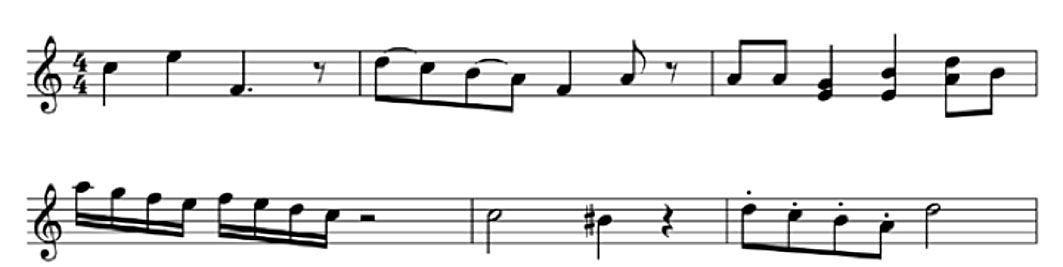
%> input picture Le_1_Example.jpg, 1063 x 267 px
$ octave --eval "result = tnm034hej('Le_1_Example.jpg');"   (GNU Octave 9; MATLAB toolbox functions it lacks are replaced by stand-ins)
%> lines starting %> are read from the running program, lines starting %| are printed output that depends on the picture
function strout = tnm034hej(im)
%> called with im = 'Le_1_Example.jpg'
im = imread(im);
%> im is the input picture: size 267x1063x3 uint8; min 0, max 255, mean 232.3
figure(1)
imshow(im)
% Im: Input image of captured sheet music. Im should be in
% double format, normalized to the interval [0,1]

% strout: The resulting character string of the detected
% notes. The string must follow a pre-defined format.
imr = imrotate(im, 33);
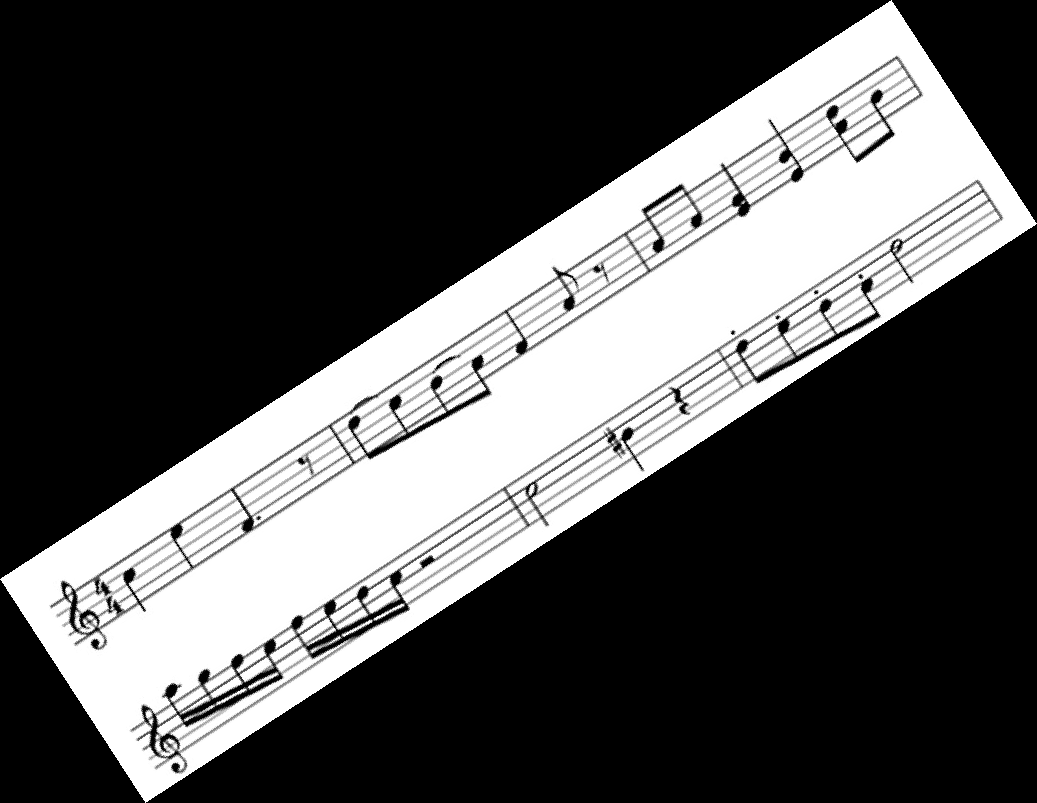
%> imr: size 803x1037x3 uint8; min 0, max 255, mean 79.2
imgray = rgb2gray(imr);

BW = edge(imgray, 'canny');
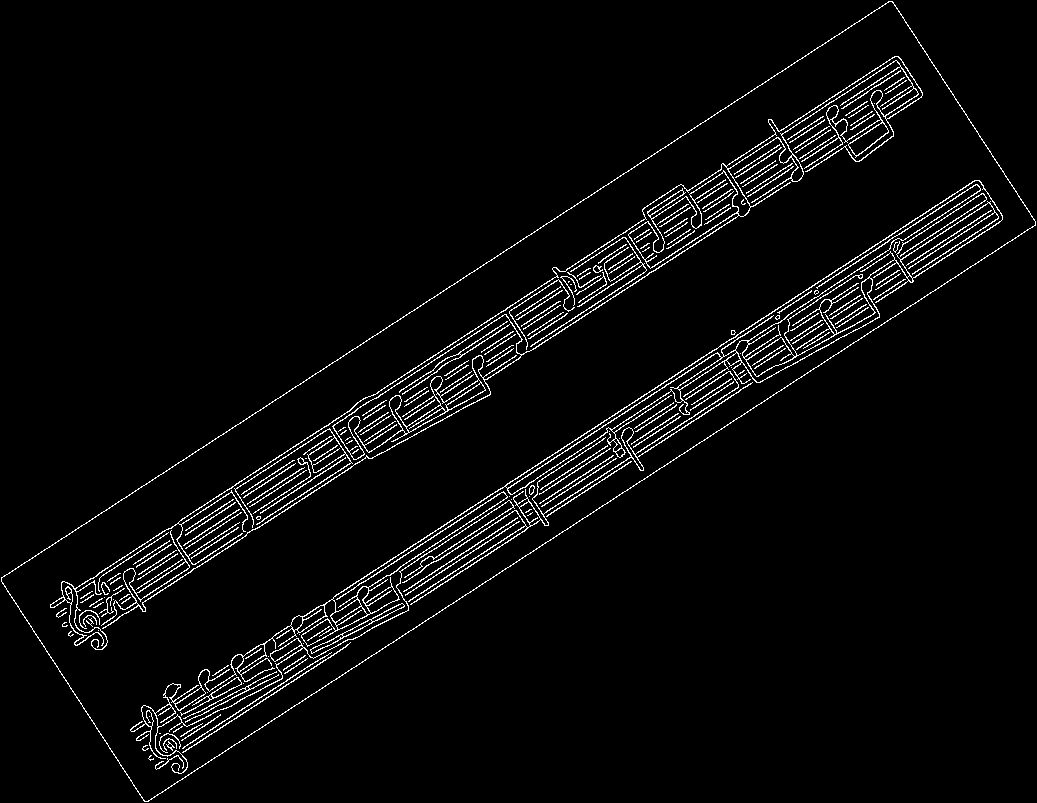
%> BW: size 803x1037 logical; 3.6% white in thin lines or dots

[H,theta,rho] = hough(BW);
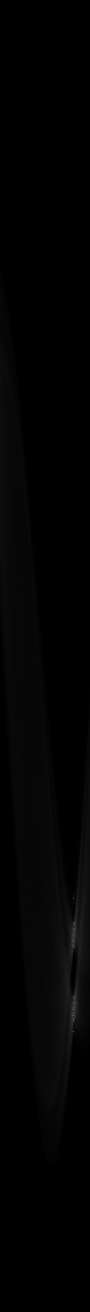
%> H: size 2623x180 double (shown at 1/2 size); min 0, max 1033, mean 11.5; drawn with min black and max white
%> theta = 180 values from -90 to 89; rho = 2623 values from -1311 to 1311

imshow(H,[],'XData',theta,'YData',rho,'InitialMagnification','fit');
xlabel('\theta (degrees)')
ylabel('\rho')
axis on
axis normal
hold on

% imRot = imrotate(im, theta);
% figure(2)
% imshow(imRot)


end
%> (the run ends here)
